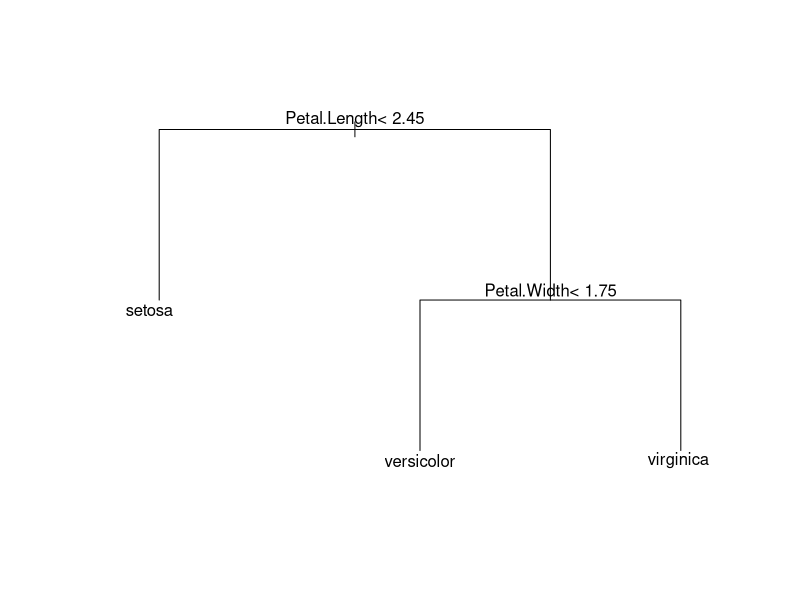
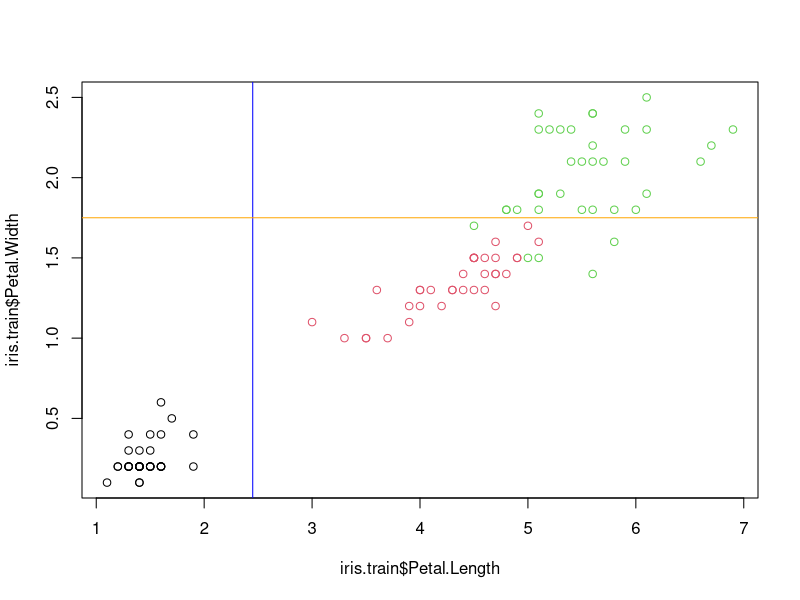
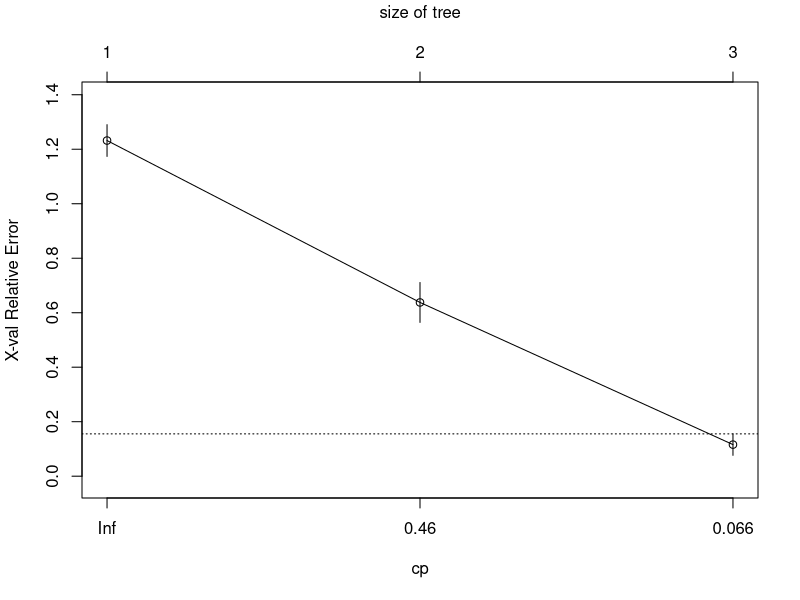

Generate these figures, in order, with R: (Note: this script raises an error after producing the figures.)
## ---- chunk 1
#install.packages("rpart")
library(rpart)
data(iris)
head(iris)

n=0.3*nrow(iris)
test.index=sample(1:nrow(iris),n)
iris.train=iris[-test.index,]
iris.test=iris[test.index,]

fit = rpart(Species ~ Sepal.Length + Sepal.Width + Petal.Length + Petal.Width, data = iris.train)
plot(fit, margin=0.1)
text(fit)

plot(iris.train$Petal.Length, iris.train$Petal.Width, col=iris.train$Species)
abline(v = 2.45, col ="blue")
abline(h = 1.75, col ="orange")
predict_one = predict(fit, iris.test[1,], type="class")
predict_one

predict_all = predict(fit, iris.test[,-5], type="class")
table(iris.test$Species, predict_all)

printcp(fit)
plotcp(fit)

confusionMatrix(table(iris.test$Species, predict_all))

## ---- chunk 2
#install.packages("party")
library(party)
data(iris)

fit2 = ctree(Species ~ Sepal.Length + Sepal.Width + Petal.Length + Petal.Width, data = iris.train)
plot(fit2, margin=0.1)

plot(iris.train$Petal.Length, iris.train$Petal.Width, col=iris.train$Species)
abline(v = 1.9, col ="blue")
abline(h = 1.7, col ="orange")
abline(v = 4.7, col ="red")
predict_all2 = predict(fit2, iris.test[,-5])
table(iris.test$Species, predict_all2)
## ---- chunk 3
#install.packages("e1071")
library(e1071)
data(iris)
head(iris)

fit3 = svm(Species ~ Sepal.Length + Sepal.Width + Petal.Length + Petal.Width, data = iris.train, type='C-classification', cost=1, gamma = 1/ncol(iris.train))

summary(fit3)

predict_all3 = predict(fit3, iris.test[,-5])
table(iris.test$Species, predict_all3)

tuned = tune.svm(Species~., data = iris.train, gamma = 10^(-3:-1), cost = 10^(-1:1))

summary(tuned)

model.tuned = svm(Species~., data = iris.train, gamma = tuned$best.parameters$gamma, cost = tuned$best.parameters$cost)

summary(model.tuned)

predictions = predict(model.tuned,iris.test[,-5])

table(iris.test$Species,predictions)

## ---- chunk 4
library(e1071)

fit4 = naiveBayes(Species ~ ., data = iris.train)

predict_all4 = predict(fit4, iris.test[,-5])
table(iris.test$Species, predict_all4)
